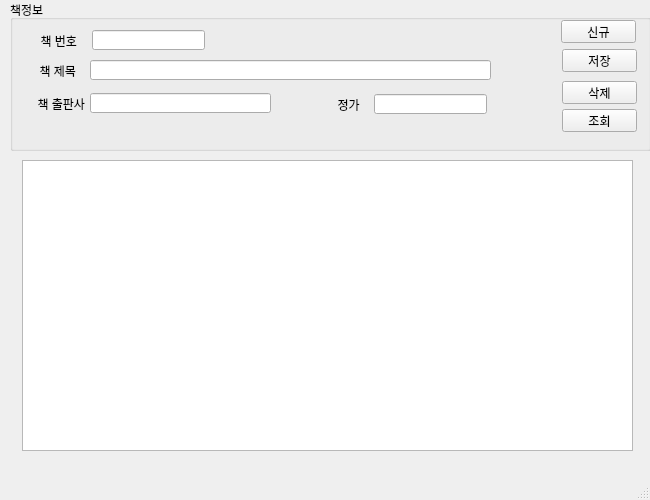
<?xml version="1.0" encoding="UTF-8"?>
<ui version="4.0">
 <class>MainWindow</class>
 <widget class="QMainWindow" name="MainWindow">
  <property name="geometry">
   <rect>
    <x>0</x>
    <y>0</y>
    <width>650</width>
    <height>500</height>
   </rect>
  </property>
  <property name="windowTitle">
   <string>마당도서관리</string>
  </property>
  <widget class="QWidget" name="centralwidget">
   <widget class="QGroupBox" name="groupBox">
    <property name="geometry">
     <rect>
      <x>10</x>
      <y>0</y>
      <width>641</width>
      <height>151</height>
     </rect>
    </property>
    <property name="title">
     <string>책정보</string>
    </property>
    <widget class="QLabel" name="label">
     <property name="geometry">
      <rect>
       <x>11</x>
       <y>35</y>
       <width>56</width>
       <height>12</height>
      </rect>
     </property>
     <property name="text">
      <string>책 번호</string>
     </property>
     <property name="alignment">
      <set>Qt::AlignRight|Qt::AlignTrailing|Qt::AlignVCenter</set>
     </property>
    </widget>
    <widget class="QLineEdit" name="txtBookid">
     <property name="geometry">
      <rect>
       <x>82</x>
       <y>30</y>
       <width>113</width>
       <height>20</height>
      </rect>
     </property>
    </widget>
    <widget class="QLineEdit" name="txtPublisher">
     <property name="geometry">
      <rect>
       <x>80</x>
       <y>93</y>
       <width>181</width>
       <height>20</height>
      </rect>
     </property>
    </widget>
    <widget class="QLabel" name="label_2">
     <property name="geometry">
      <rect>
       <x>19</x>
       <y>98</y>
       <width>56</width>
       <height>12</height>
      </rect>
     </property>
     <property name="text">
      <string>책 출판사</string>
     </property>
     <property name="alignment">
      <set>Qt::AlignRight|Qt::AlignTrailing|Qt::AlignVCenter</set>
     </property>
    </widget>
    <widget class="QLineEdit" name="txtBookName">
     <property name="geometry">
      <rect>
       <x>80</x>
       <y>60</y>
       <width>401</width>
       <height>20</height>
      </rect>
     </property>
    </widget>
    <widget class="QLineEdit" name="txtPrice">
     <property name="geometry">
      <rect>
       <x>364</x>
       <y>94</y>
       <width>113</width>
       <height>20</height>
      </rect>
     </property>
    </widget>
    <widget class="QLabel" name="label_3">
     <property name="geometry">
      <rect>
       <x>10</x>
       <y>65</y>
       <width>56</width>
       <height>12</height>
      </rect>
     </property>
     <property name="text">
      <string>책 제목</string>
     </property>
     <property name="alignment">
      <set>Qt::AlignRight|Qt::AlignTrailing|Qt::AlignVCenter</set>
     </property>
    </widget>
    <widget class="QLabel" name="label_4">
     <property name="geometry">
      <rect>
       <x>297</x>
       <y>99</y>
       <width>56</width>
       <height>12</height>
      </rect>
     </property>
     <property name="text">
      <string>정가 </string>
     </property>
     <property name="alignment">
      <set>Qt::AlignRight|Qt::AlignTrailing|Qt::AlignVCenter</set>
     </property>
    </widget>
    <widget class="QPushButton" name="btnSave">
     <property name="geometry">
      <rect>
       <x>552</x>
       <y>49</y>
       <width>75</width>
       <height>23</height>
      </rect>
     </property>
     <property name="text">
      <string>저장</string>
     </property>
    </widget>
    <widget class="QPushButton" name="btnDel">
     <property name="geometry">
      <rect>
       <x>552</x>
       <y>81</y>
       <width>75</width>
       <height>23</height>
      </rect>
     </property>
     <property name="text">
      <string>삭제</string>
     </property>
    </widget>
    <widget class="QPushButton" name="btnNew">
     <property name="geometry">
      <rect>
       <x>551</x>
       <y>20</y>
       <width>75</width>
       <height>23</height>
      </rect>
     </property>
     <property name="text">
      <string>신규</string>
     </property>
    </widget>
    <widget class="QPushButton" name="btnLoad">
     <property name="geometry">
      <rect>
       <x>552</x>
       <y>109</y>
       <width>75</width>
       <height>23</height>
      </rect>
     </property>
     <property name="text">
      <string>조회</string>
     </property>
    </widget>
   </widget>
   <widget class="QTableWidget" name="tblBooks">
    <property name="geometry">
     <rect>
      <x>22</x>
      <y>160</y>
      <width>611</width>
      <height>291</height>
     </rect>
    </property>
   </widget>
  </widget>
  <widget class="QMenuBar" name="menubar">
   <property name="geometry">
    <rect>
     <x>0</x>
     <y>0</y>
     <width>650</width>
     <height>21</height>
    </rect>
   </property>
  </widget>
  <widget class="QStatusBar" name="statusbar"/>
 </widget>
 <resources/>
 <connections/>
</ui>
